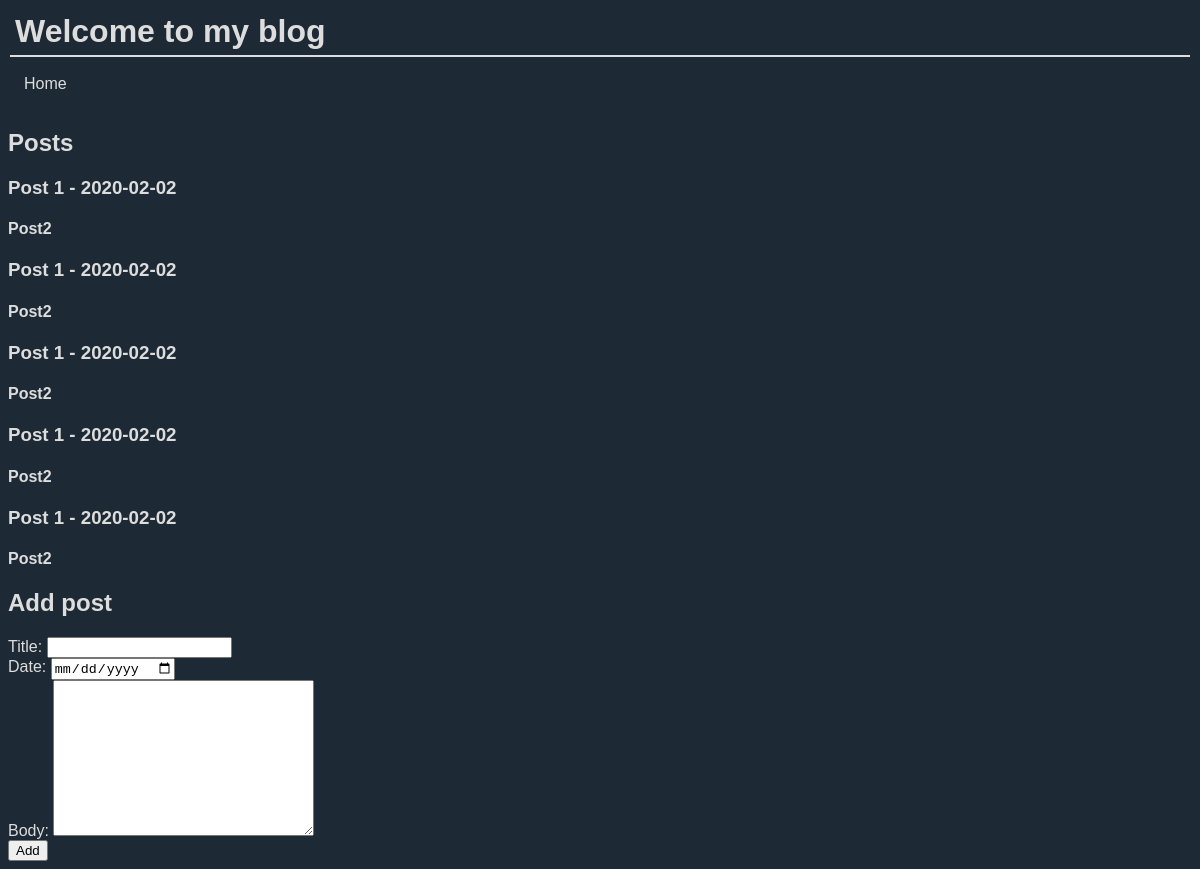
Page /home/ on the earlier database version.
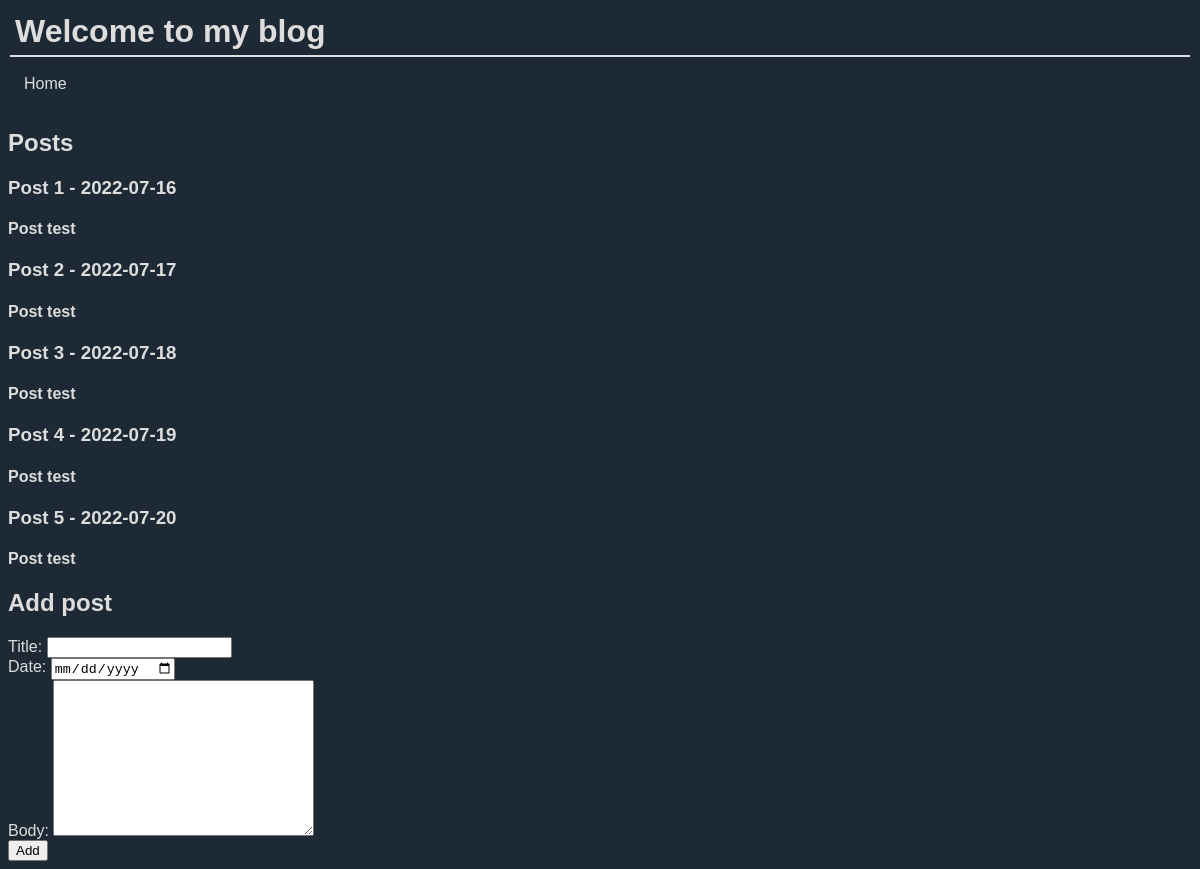
Same page on the later database version.
### tables this page shows
CREATE TABLE posts (
            id INTEGER PRIMARY KEY AUTOINCREMENT,
            sku TEXT,
            title TEXT,
            date TEXT,
            body TEXT
            );

### app.py (the view)
@app.route('/')
@app.route('/home/')
def home():
    return render_template('home.html', title='Posts page', header='Welcome to my blog', posts=blog.getPosts())

### blogs.py (called while the page is built)
    def getPosts(self, count = 5):
        sql = 'SELECT title, date, body FROM posts ORDER BY date LIMIT ?;'
        posts = self.getDateFromDataBase(sql, count)
        return posts

    def getDateFromDataBase(self, sql, data):
        data = [data]
        self.cursor.execute(sql, data)
        posts = [{'title': title, 'date': date, 'body': body} for title, date, body in self.cursor]
        return posts

### templates/home.html (shortened to what this page needs)
<!DOCTYPE html>
<html lang="en">
    <head>
        <link rel="stylesheet" href="{{url_for('static', filename='css/style.css')}}">
    </head>
    <body>
        <h1>{{header}}</h1>
        <div>
            <ul class="header">
                <li>
                    <a href="{{url_for('home')}}">Home</a></li>
            </ul>
        </div>
        <h2>Posts</h2>
        {% for item in posts %}
            <div class="posts-item">
                <h3>{{item.title}} - {{item.date}}</h3>
                <h4>{{item.body}}</h4>
            </div>
        {% endfor %}
        <h2>Add post</h2>
        <form action="/posts/" method="POST">
            Title: <input type="text" name="title" /><br/>
            Date: <input type="date" name="date" /><br/>
            Body: <textarea name="body" rows="10" cols="30"></textarea><br/>
            <input type="submit" value="Add" />
        </form>
    </body>
</html>

### static/css/style.css (style rules this page uses)
body { background-color: #1d2a35; font-family: Verdana, Geneva, Tahoma, sans-serif; color: #ddd; }
.header { list-style-type: none; margin: 0; padding: 0; overflow: hidden; }
.header li { float: left; }
.header a { display: block; color: #ddd; text-align: center; padding: 16px; text-decoration: none; }
h1 { border-bottom: 2px #ddd solid; color: #ddd; text-align: left; padding: 5px; margin: 2px; }

Differences in the rows shown:
changed posts "Post 1": date "2020-02-02" → "2022-07-16"; body "Post2" → "Post test"
changed posts: title "Post 1" → "Post 2"; date "2020-02-02" → "2022-07-17"; body "Post2" → "Post test"
changed posts: title "Post 1" → "Post 3"; date "2020-02-02" → "2022-07-18"; body "Post2" → "Post test"
changed posts: title "Post 1" → "Post 4"; date "2020-02-02" → "2022-07-19"; body "Post2" → "Post test"
changed posts: title "Post 1" → "Post 5"; date "2020-02-02" → "2022-07-20"; body "Post2" → "Post test"
